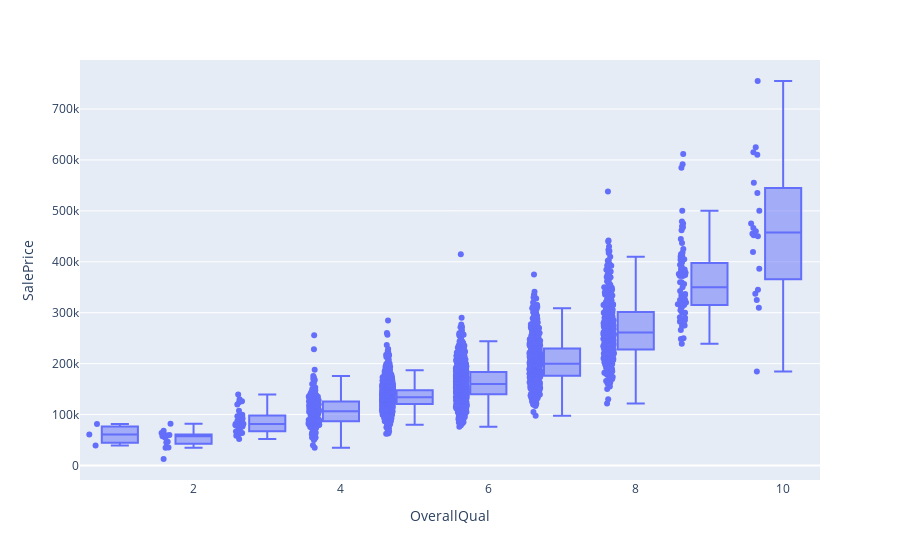

Source (notebook cell):
### Code cell
import plotly.express as px
fig = px.box(df1, x = "OverallQual", y="SalePrice", points="all")
fig.show()

### Figure 1 — Plotly figure (JSON) as saved in the notebook; plotly's stock layout.template omitted (floating-point values rounded to 4 significant figures; data arrays with more than 128 entries replaced by an {"elided": "..."} marker saying what was removed)
{"data": [{"alignmentgroup": "True", "boxpoints": "all", "hovertemplate": "OverallQual=%{x}<br>SalePrice=%{y}<extra></extra>", "legendgroup": "", "marker": {"color": "#636efa"}, "name": "", "notched": false, "offsetgroup": "", "orientation": "v", "showlegend": false, "type": "box", "x": {"elided": "2556 int values"}, "x0": " ", "xaxis": "x", "y": {"elided": "2556 int values"}, "y0": " ", "yaxis": "y"}], "layout": {"boxmode": "group", "legend": {"tracegroupgap": 0}, "margin": {"t": 60}, "xaxis": {"anchor": "y", "domain": [0, 1], "title": {"text": "OverallQual"}}, "yaxis": {"anchor": "x", "domain": [0, 1], "title": {"text": "SalePrice"}}}}
